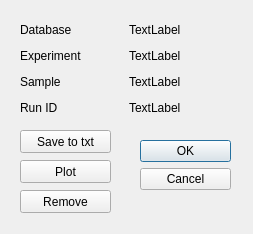
<?xml version="1.0" encoding="UTF-8"?>
<ui version="4.0">
 <class>viewDataset</class>
 <widget class="QDialog" name="viewDataset">
  <property name="geometry">
   <rect>
    <x>0</x>
    <y>0</y>
    <width>253</width>
    <height>234</height>
   </rect>
  </property>
  <property name="windowTitle">
   <string>Dialog</string>
  </property>
  <widget class="QDialogButtonBox" name="buttonBox">
   <property name="geometry">
    <rect>
     <x>140</x>
     <y>140</y>
     <width>91</width>
     <height>61</height>
    </rect>
   </property>
   <property name="orientation">
    <enum>Qt::Vertical</enum>
   </property>
   <property name="standardButtons">
    <set>QDialogButtonBox::Cancel|QDialogButtonBox::Ok</set>
   </property>
  </widget>
  <widget class="QWidget" name="horizontalLayoutWidget">
   <property name="geometry">
    <rect>
     <x>20</x>
     <y>20</y>
     <width>211</width>
     <height>98</height>
    </rect>
   </property>
   <layout class="QHBoxLayout" name="descriptionLayout">
    <item>
     <layout class="QVBoxLayout" name="labelLayout">
      <item>
       <widget class="QLabel" name="databaseBoxLabel">
        <property name="text">
         <string>Database</string>
        </property>
       </widget>
      </item>
      <item>
       <widget class="QLabel" name="experimentBoxLabel">
        <property name="text">
         <string>Experiment</string>
        </property>
       </widget>
      </item>
      <item>
       <widget class="QLabel" name="sampleBoxLabel">
        <property name="text">
         <string>Sample</string>
        </property>
       </widget>
      </item>
      <item>
       <widget class="QLabel" name="runIDBoxLabel">
        <property name="text">
         <string>Run ID</string>
        </property>
       </widget>
      </item>
     </layout>
    </item>
    <item>
     <layout class="QVBoxLayout" name="valueLayout">
      <item>
       <widget class="QLabel" name="databaseLabel">
        <property name="text">
         <string>TextLabel</string>
        </property>
       </widget>
      </item>
      <item>
       <widget class="QLabel" name="experimentLabel">
        <property name="text">
         <string>TextLabel</string>
        </property>
       </widget>
      </item>
      <item>
       <widget class="QLabel" name="sampleLabel">
        <property name="text">
         <string>TextLabel</string>
        </property>
       </widget>
      </item>
      <item>
       <widget class="QLabel" name="runIDLabel">
        <property name="text">
         <string>TextLabel</string>
        </property>
       </widget>
      </item>
     </layout>
    </item>
   </layout>
  </widget>
  <widget class="QPushButton" name="saveToTxtButton">
   <property name="geometry">
    <rect>
     <x>20</x>
     <y>130</y>
     <width>91</width>
     <height>23</height>
    </rect>
   </property>
   <property name="text">
    <string>Save to txt</string>
   </property>
  </widget>
  <widget class="QPushButton" name="plotButton">
   <property name="geometry">
    <rect>
     <x>20</x>
     <y>160</y>
     <width>91</width>
     <height>23</height>
    </rect>
   </property>
   <property name="text">
    <string>Plot</string>
   </property>
  </widget>
  <widget class="QPushButton" name="removeButton">
   <property name="geometry">
    <rect>
     <x>20</x>
     <y>190</y>
     <width>91</width>
     <height>23</height>
    </rect>
   </property>
   <property name="text">
    <string>Remove</string>
   </property>
  </widget>
 </widget>
 <resources/>
 <connections>
  <connection>
   <sender>buttonBox</sender>
   <signal>accepted()</signal>
   <receiver>viewDataset</receiver>
   <slot>accept()</slot>
   <hints>
    <hint type="sourcelabel">
     <x>248</x>
     <y>254</y>
    </hint>
    <hint type="destinationlabel">
     <x>157</x>
     <y>274</y>
    </hint>
   </hints>
  </connection>
  <connection>
   <sender>buttonBox</sender>
   <signal>rejected()</signal>
   <receiver>viewDataset</receiver>
   <slot>reject()</slot>
   <hints>
    <hint type="sourcelabel">
     <x>316</x>
     <y>260</y>
    </hint>
    <hint type="destinationlabel">
     <x>286</x>
     <y>274</y>
    </hint>
   </hints>
  </connection>
 </connections>
</ui>
